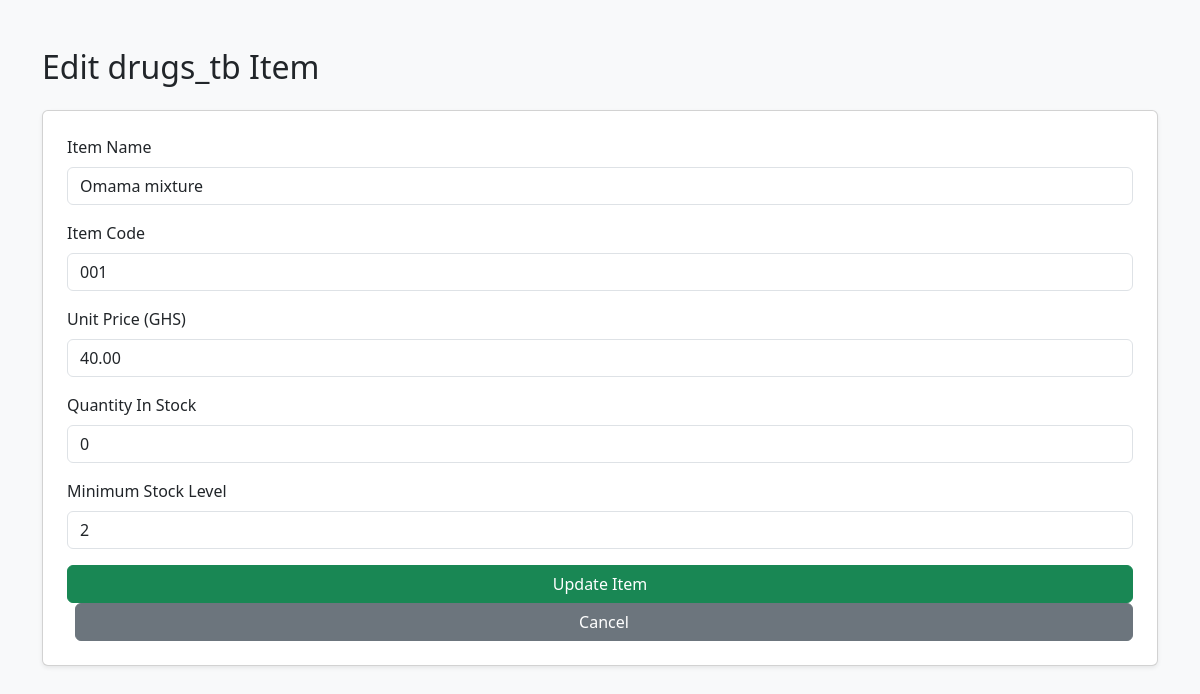
The app's page /Inventory/edit_inventory.php?id=1 (signed in) with its own data.
### tables this page shows
CREATE TABLE `drugs_tb` (
  `id` int NOT NULL,
  `item` varchar(100) NOT NULL,
  `item_code` varchar(50) NOT NULL,
  `category` varchar(50) DEFAULT NULL,
  `unit_price` decimal(10,2) NOT NULL,
  `quantity_in_stock` int DEFAULT '0',
  `min_stock_level` int DEFAULT '0',
  `created_at` timestamp NOT NULL DEFAULT CURRENT_TIMESTAMP
);

### Inventory/edit_inventory.php (the view, shortened to what this page needs)
<?php
require '../dbconfig.php';
$id = $_GET['id'] ?? null;
$stmt = $conn->prepare("SELECT * FROM drugs_tb WHERE id = ?");
$stmt->execute([$id]);
$item = $stmt->fetch();
?>
<!DOCTYPE html>
<html lang="en">
<head>
    <link href="../assets/css/bootstrap.min.css" rel="stylesheet">
</head>
<body class="bg-light">
<div class="container mt-5">
    <h2 class="mb-4">Edit drugs_tb Item</h2>
    <form method="post" class="card p-4 shadow-sm bg-white">
        <div class="mb-3">
            <label class="form-label">Item Name</label>
            <input type="text" name="item" class="form-control" value="<?= htmlspecialchars($item['item']) ?>" required>
        </div>
        <div class="mb-3">
            <label class="form-label">Item Code</label>
            <input type="text" name="item_code" class="form-control" value="<?= htmlspecialchars($item['item_code']) ?>" required>
        </div>
        <div class="mb-3">
            <label class="form-label">Unit Price (GHS)</label>
            <input type="number" name="unit_price" class="form-control" step="0.01" value="<?= $item['unit_price'] ?>" required>
        </div>
        <div class="mb-3">
            <label class="form-label">Quantity In Stock</label>
            <input type="number" name="quantity_in_stock" class="form-control" value="<?= $item['quantity_in_stock'] ?>" required>
        </div>
        <div class="mb-3">
            <label class="form-label">Minimum Stock Level</label>
            <input type="number" name="min_stock_level" class="form-control" value="<?= $item['min_stock_level'] ?>" required>
        </div>
        <button type="submit" class="btn btn-success">Update Item</button>
        <a href="invent_list_page.php" class="btn btn-secondary ms-2">Cancel</a>
    </form>
</div>
</body>
</html>

### records on screen
drugs_tb: item "Omama mixture", item_code "001", unit_price "40.00", quantity_in_stock "0", min_stock_level "2"
